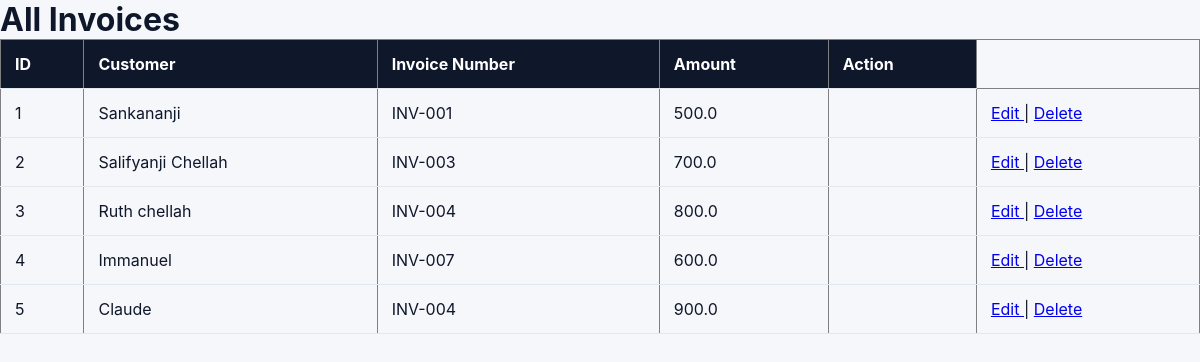
The app's page /invoices, older data.
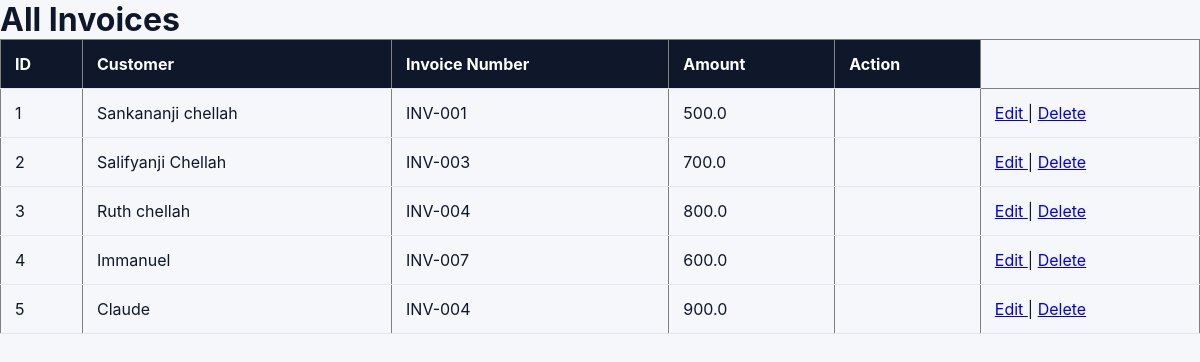
The same page, newer data.
### tables this page shows
CREATE TABLE invoices (
    id INTEGER PRIMARY KEY AUTOINCREMENT,
    customer TEXT,
    invoice_number TEXT,
    amount REAL
);

### app.py (the view)
@app.route("/invoices")
def invoices():
    connection = sqlite3.connect("invoices.db")
    cursor = connection.cursor()
    cursor.execute("SELECT * FROM invoices")
    invoices = cursor.fetchall()
    connection.close()
    return render_template(
        "invoices.html",
        invoices=invoices
    )

### templates/invoices.html (shortened to what this page needs)
<!DOCTYPE html>
<html>
<head>
    <link rel="stylesheet"
          href="{{ url_for('static', filename='style.css') }}">
</head>
<body>
<header>
    <h1>All Invoices</h1>
</header>
<div class="container">
    <div class="card">
        <table border="1" cellpadding="10">
            <tr>
                <th>ID</th>
                <th>Customer</th>
                <th>Invoice Number</th>
                <th>Amount</th>
                <th>Action</th>
            </tr>
            {% for invoice in invoices %}
            <tr>
                <td>{{ invoice[0] }}</td>
                <td>{{ invoice[1] }}</td>
                <td>{{ invoice[2] }}</td>
                <td>{{ invoice[3] }}</td>
                <td>
    <a href="/delete/{{ invoice[0] }}">
    <td>
    <a href="/edit/{{ invoice[0] }}">
        Edit
    </a>
    |
    <a href="/delete/{{ invoice[0] }}">
        Delete
    </a>
</td>
    </a>
</td>
            </tr>
            {% endfor %}
        </table>
    </div>
</div>
</body>
</html>

Row changes from the older to the newer data that the page shows:
changed invoices "INV-001": customer "Sankananji" → "Sankananji chellah"
